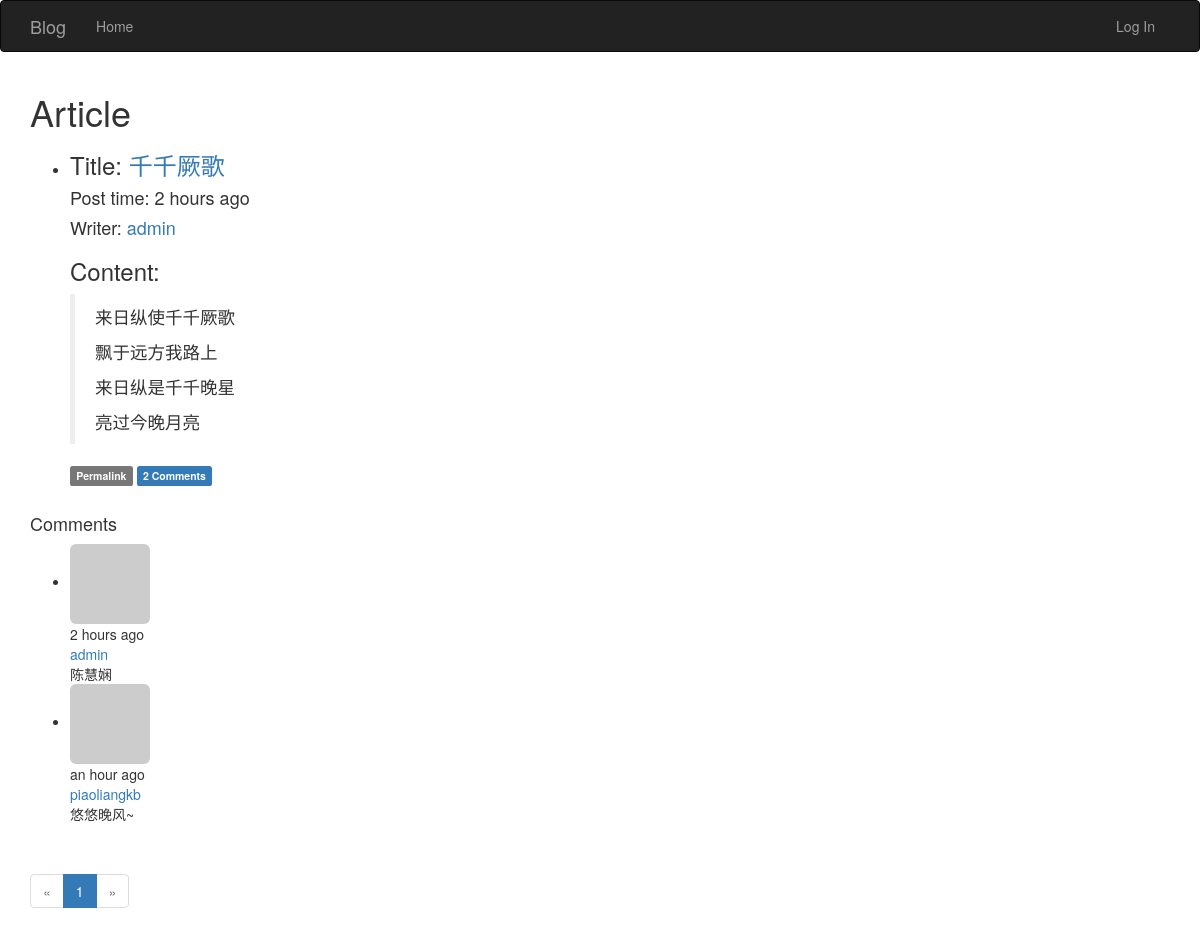
Screenshot of /post/3 with the database file from the repository.
### app/models.py (models this page shows, shortened)
class Post(db.Model):
    __tablename__ = 'posts'
    id = db.Column(db.Integer, primary_key=True)
    title  = db.Column(db.String, default='this blog')
    body = db.Column(db.Text)
    timestamp = db.Column(db.DateTime, index=True, default=datetime.utcnow)
    author_id = db.Column(db.Integer, db.ForeignKey('users.id'))
    body_html = db.Column(db.Text)#保存转换后markdown文章的html代码
    comments = db.relationship('Comment', backref='post', lazy='dynamic')

class User(UserMixin, db.Model):
    __tablename__ = 'users'
    id = db.Column(db.Integer, primary_key=True)
    username = db.Column(db.String(64), unique=True, index=True)
    role_id = db.Column(db.Integer, db.ForeignKey('roles.id'))
    password_hash = db.Column(db.String(128))
    email = db.Column(db.String(64), unique=True, index=True)
    posts = db.relationship('Post', backref = 'author', lazy = 'dynamic')
    avatar_hash = db.Column(db.String(32))
    name = db.Column(db.String(64))#real name
    location = db.Column(db.String(64))
    about_me = db.Column(db.Text())
    member_since = db.Column(db.DateTime(), default=datetime.utcnow)
    last_seen = db.Column(db.DateTime(), default=datetime.utcnow)
    avatar = db.Column(db.String(128), default=None)
    comments = db.relationship('Comment', backref='author', lazy='dynamic')
    def gravatar(self, size=100, default='identicon', rating='g'):
        url = 'https://secure.gravatar.com/avatar'
        hash = self.avatar_hash or self.gravatar_hash()
        return '{url}/{hash}?s={size}&d={default}&r={rating}'.format(
            url=url, hash=hash, size=size, default=default, rating=rating)
    @property
    def password(self):
        raise AttributeError('password is not a readable attribute')

class Comment(db.Model):
    __tablename__ = 'comments'
    id = db.Column(db.Integer, primary_key=True)
    body = db.Column(db.Text)
    body_html = db.Column(db.Text)
    timestamp = db.Column(db.DateTime, index=True, default=datetime.utcnow)
    disabled = db.Column(db.Boolean)
    author_id = db.Column(db.Integer, db.ForeignKey('users.id'))
    post_id = db.Column(db.Integer, db.ForeignKey('posts.id'))

### app/main/views.py (the view)
@main.route('/post/<int:id>', methods=['GET', 'POST'])
def post(id):
    post = Post.query.get_or_404(id)
    form = CommentForm()
    if form.validate_on_submit():
        comment = Comment(body=form.body.data, post=post, author=current_user._get_current_object())
        db.session.add(comment)
        db.session.commit()
        flash('Your comment has been published.')
        return redirect(url_for('.post', id=post.id, page=-1))
    page = request.args.get('page', 1, type=int)
    if page == -1:
        page = (post.comments.count() - 1) // current_app.config['FLASKY_COMMENTS_PER_PAGE']+1
    pagination = post.comments.order_by(Comment.timestamp.asc()).paginate(
        page, per_page=current_app.config['FLASKY_COMMENTS_PER_PAGE'],
        error_out=False)
    comments = pagination.items
    return render_template('post.html', posts=[post], form=form,
                           comments=comments, pagination=pagination)

### app/auth/views.py (called while the page is built)
@auth.before_app_request
def before_request():
    if current_user.is_authenticated:
        current_user.ping()

### app/main/__init__.py (called while the page is built)
@main.app_context_processor
def inject_permissions():
    return dict(Permission=PERMISSION)

### app/models.py (called while the page is built)
    def can(self, permissions):
        return False

    def is_administrator(self):
        return False

### app/templates/post.html (shortened to what this page needs)
{% extends "base.html" %}
{% import "_macros.html" as macros %}
{% import "bootstrap/wtf.html" as wtf %}
{% block page_content %}
<h1 id="article">Article</h1>
{% include '_posts.html' %}
<h4 id="comments">Comments</h4>
{% include '_comments.html' %}
{% if pagination %}
<div class="pagination">
    {{ macros.pagination_widget(pagination, '.post', fragment='#comments', id=posts[0].id) }}
</div>
{% endif %}
{% endblock %}

### app/templates/_posts.html (shortened to what this page needs)
<ul class="posts">
    {% for post in posts %}
    <li class="post">
        <div class="post-title">
            <h3>Title: <a href="{{ url_for('.post', id=post.id) }}">{{ post.title }} </a></h3>
        </div>
        <div class="post-content">
            <div class="post-date"><h4>Post time: {{ moment(post.timestamp).fromNow() }}</h4></div>
            <div class="post-author"><h4>Writer: <a href="{{ url_for('.user', username=post.author.username) }}">{{ post.author.username }}</a></h4></div>
            <div class="post-body"><h3>Content:</h3>
                {% if post.body_html %}
                {{ post.body_html | safe }}
                {% else %}
                {{ post.body }}
                {% endif %}
            </div>
            <div class="post-footer">
                <a href="{{ url_for('.post', id=post.id)}}">
                    <span class="label label-default">Permalink</span>
                    <a href="{{ url_for('.post', id=post.id) }}#comments">
                    <span class="label label-primary">{{ post.comments.count() }} Comments</span>
                    </a>
                </a>
            </div><br>
        </div>
    </li>
    {% endfor %}
</ul>

### app/templates/_comments.html
<ul class="comments">
    {% for comment in comments %}
    <li class="comment">
        <div class="comment-thumbnail">
            <a href="{{ url_for('.user', username=comment.author.username) }}">
                <img class="img-rounded profile-thumbnail" src="{{ comment.author.gravatar(size=40) }}">
            </a>
        </div>
        <div class="comment-content">
            <div class="comment-date">{{ moment(comment.timestamp).fromNow() }}</div>
            <div class="comment-author"><a href="{{ url_for('.user', username=comment.author.username) }}">{{ comment.author.username }}</a></div>
            <div class="comment-body">
                {% if comment.body_html %}
                    {{ comment.body_html | safe }}
                {% else %}
                    {{ comment.body }}
                {% endif %}
            </div>
        </div>
    </li>
    {% endfor %}
</ul>

### rows the page displays
Post: title "千千厥歌", timestamp "2 hours ago", author.username "admin", body_html "来日纵使千千厥歌 飘于远方我路上 来日纵是千千晚星 亮过今晚月亮", comments.count "2"
Comment: timestamp "2 hours ago", author.username "admin", body_html "陈慧娴"
Comment: timestamp "an hour ago", author.username "piaoliangkb", body_html "悠悠晚风~"

### other values shown
{{ p }} "1"
